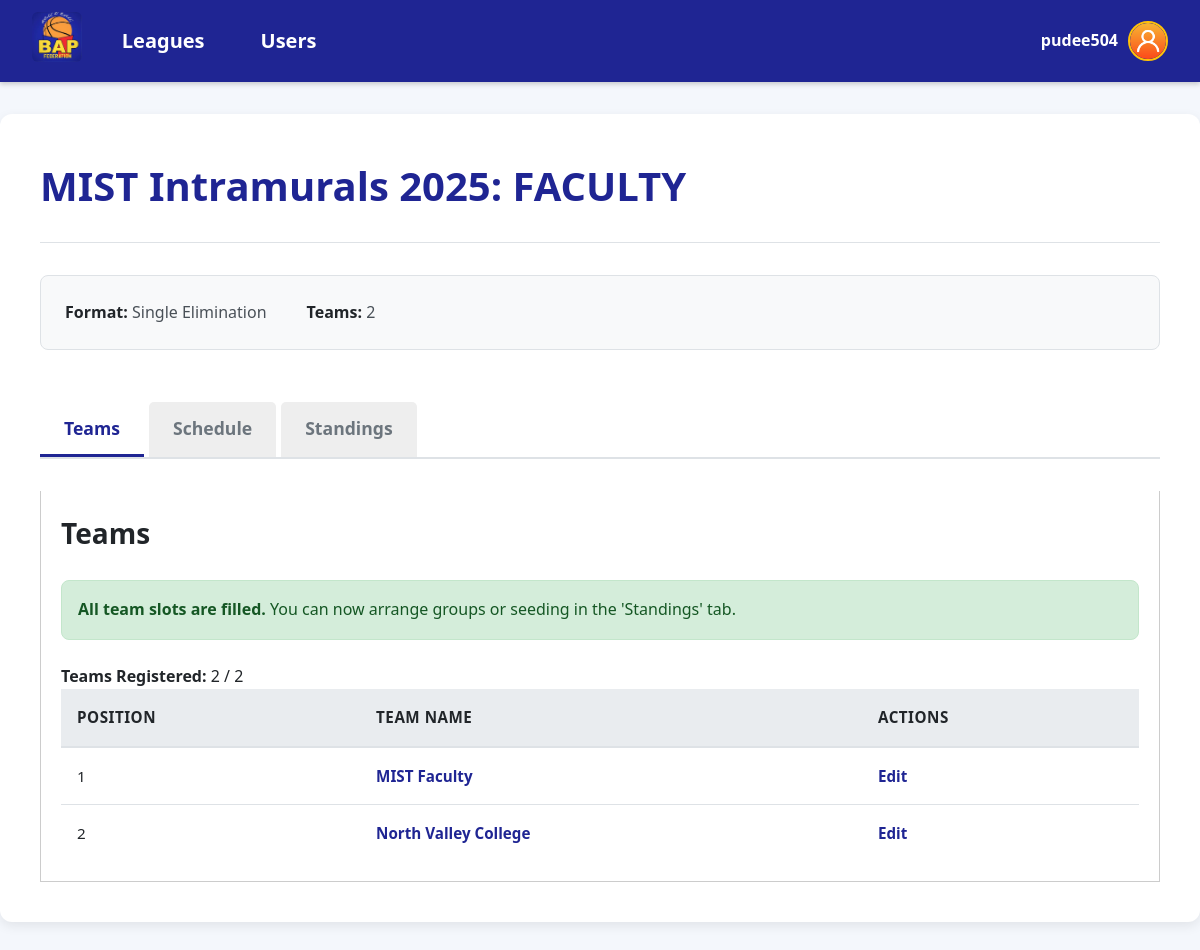
/category_details.php?category_id=325 (signed in), run on the app's committed database.
### tables this page shows
CREATE TABLE IF NOT EXISTS `league` (
  `id` int NOT NULL AUTO_INCREMENT,
  `league_name` varchar(150) NOT NULL,
  `start_date` timestamp NOT NULL DEFAULT CURRENT_TIMESTAMP,
  `end_date` timestamp NOT NULL DEFAULT CURRENT_TIMESTAMP,
  `location` varchar(150) NOT NULL,
  `status` enum('Upcoming','Active','Completed') DEFAULT NULL,
  PRIMARY KEY (`id`)
);

CREATE TABLE IF NOT EXISTS `category_format` (
  `category_id` int NOT NULL,
  `format_id` int NOT NULL,
  `num_teams` int NOT NULL,
  `num_groups` int DEFAULT NULL,
  `advance_per_group` int DEFAULT NULL,
  `is_locked` tinyint(1) DEFAULT '0',
  PRIMARY KEY (`category_id`,`format_id`),
  KEY `format_id` (`format_id`)
);

CREATE TABLE IF NOT EXISTS `category` (
  `id` int NOT NULL AUTO_INCREMENT,
  `league_id` int NOT NULL,
  `category_name` varchar(50) NOT NULL,
  `schedule_generated` tinyint(1) NOT NULL DEFAULT '0',
  `seeding_started` tinyint(1) DEFAULT '0',
  `playoff_seeding_locked` tinyint(1) NOT NULL DEFAULT '0',
  `groups_locked` tinyint(1) NOT NULL DEFAULT '0',
  `playoff_category_id` int DEFAULT NULL,
  PRIMARY KEY (`id`),
  KEY `league_id` (`league_id`)
);

CREATE TABLE IF NOT EXISTS `format` (
  `id` int NOT NULL AUTO_INCREMENT,
  `format_name` varchar(50) NOT NULL,
  PRIMARY KEY (`id`)
);

CREATE TABLE IF NOT EXISTS `team` (
  `id` int NOT NULL AUTO_INCREMENT,
  `team_name` varchar(50) NOT NULL,
  `category_id` int NOT NULL,
  `cluster_id` int DEFAULT NULL,
  `seed` int DEFAULT NULL,
  `playoff_seed` int DEFAULT NULL,
  `bracket_position` int DEFAULT NULL,
  PRIMARY KEY (`id`),
  KEY `category_id` (`category_id`),
  KEY `cluster_id` (`cluster_id`)
);

### includes/category_info.php (called while the page is built, shortened)
<?php
require_once __DIR__ . '/../db.php';
$category_id = filter_var($_GET['category_id'] ?? null, FILTER_VALIDATE_INT);
$stmt = $pdo->prepare("
    SELECT
        c.league_id, -- <<< THIS IS THE FIX
        c.category_name,
        c.playoff_seeding_locked,
        f.format_name, -- Fetched for category_details.php
        f.format_name AS tournament_format, -- Aliased for the bracket visualizers
        cf.format_id,
        cf.num_teams,
        cf.num_groups,
        cf.advance_per_group,
        c.schedule_generated
    FROM category c
    JOIN category_format cf ON c.id = cf.category_id
    JOIN format f ON cf.format_id = f.id
    WHERE c.id = ?
");
$stmt->execute([$category_id]);
$category = $stmt->fetch(PDO::FETCH_ASSOC);
$is_bracket_format = in_array(strtolower($category['tournament_format']), ['single elimination', 'double elimination']);
if ($is_bracket_format) {
    $teamStmt = $pdo->prepare("
        SELECT t.* FROM team t
        JOIN bracket_positions bp ON t.id = bp.team_id
        WHERE t.category_id = ?
        ORDER BY bp.position ASC
    ");
} else {
    $teamStmt = $pdo->prepare("
        SELECT * FROM team
        WHERE category_id = ?
        ORDER BY id ASC
    ");
}
$teamStmt->execute([$category_id]);
$teams = $teamStmt->fetchAll(PDO::FETCH_ASSOC);
$team_count = count($teams);
$all_slots_filled = ($team_count >= $category['num_teams']);
?>

### category_details.php (the view, shortened to what this page needs)
<?php
require_once 'includes/category_info.php';
$leagueNameStmt = $pdo->prepare("SELECT league_name FROM league WHERE id = ?");
$leagueNameStmt->execute([$category['league_id']]);
$league_name = $leagueNameStmt->fetchColumn();
$active_tab = $_GET['tab'] ?? 'teams';
?>
<!DOCTYPE html>
<html lang="en">
<head>
    <?php include 'includes/head_styles.php'; ?>
    <link rel="stylesheet" href="style.css">
</head>
<body>
<?php include 'includes/header.php'; ?>
<div class="dashboard-container">
    <div class="page-header">
        <h1>
            <a href="league_details.php?id=<?= $category['league_id'] ?>"><?= htmlspecialchars($league_name) ?></a>:
            <?= htmlspecialchars($category['category_name']) ?>
        </h1>
    </div>
    <div class="league-info">
        <p><strong>Format:</strong> <?= htmlspecialchars($category['format_name']) ?></p>
        <p><strong>Teams:</strong> <?= htmlspecialchars($category['num_teams']) ?></p>
    </div>
    <div class="tab-navigation">
        <?php include 'includes/category_tabs.php'; ?>
    </div>
    <div class="tab-container">
        <?php include 'includes/category_tabs_teams.php'; ?>
    </div>
</div>
</body>
</html>

### includes/category_tabs_teams.php (shortened to what this page needs)
<div class="tab-content <?= $active_tab === 'teams' ? 'active' : '' ?>" id="teams">
    <div class="section-header">
        <h2>Teams</h2>
    </div>
    <?php if (!$all_slots_filled): ?>
        <form action="add_team.php" method="POST" class="add-team-form">
            <input type="hidden" name="category_id" value="<?= $category_id ?>">
            <input type="text" name="team_name" placeholder="Enter New Team Name" required>
            <button type="submit" class="btn btn-primary">Add Team</button>
        </form>
    <?php else: ?>
        <p class="success-message">
            <strong>All team slots are filled.</strong> You can now arrange groups or seeding in the 'Standings' tab.
        </p>
    <?php endif; ?>
    <p><strong>Teams Registered:</strong> <?= $team_count ?> / <?= $category['num_teams'] ?></p>
    <div class="table-wrapper">
        <table class="category-table">
            <thead>
                <tr>
                    <th>Position</th>
                    <th>Team Name</th>
                    <th>Actions</th>
                </tr>
            </thead>
            <tbody>
                <?php if (empty($teams)): ?>
                    <tr class="no-results">
                        <td colspan="4">No teams have been added yet.</td>
                    </tr>
                <?php else: ?>
                    <?php foreach ($teams as $index => $team): ?>
                        <tr>
                            <td><?= $index + 1 ?></td>
                            <td><a href="team_details.php?team_id=<?= $team['id'] ?>"><?= htmlspecialchars($team['team_name']) ?></a></td>
                            <td class="actions">
                                <a href="edit_team.php?team_id=<?= $team['id'] ?>">Edit</a>
                            </td>
                        </tr>
                    <?php endforeach; ?>
                <?php endif; ?>
            </tbody>
        </table>
    </div>
</div>

### style.css (style rules this page uses)
:root { --bap-blue: #1f2593; --bap-orange: #fc9e3e; --bap-yellow: #FFC107; --bap-red: #D81B60; --text-dark: #212529; --text-light: #f8f9fa; --bg-light: #ffffff; --bg-main: #f4f7fc; --border-color: #dee2e6; --shadow: 0 4px 12px rgba(0, 0, 0, 0.08); }
* { margin: 0; padding: 0; box-sizing: border-box; }
body { font-family: 'Segoe UI', Tahoma, Geneva, Verdana, sans-serif; background-color: var(--bg-main); color: var(--text-dark); line-height: 1.6; }
.dashboard-container, .form-container { max-width: 1200px; margin: 2rem auto; background: var(--bg-light); padding: 2.5rem; border-radius: 12px; box-shadow: var(--shadow); }
.page-header { display: flex; justify-content: space-between; align-items: center; margin-bottom: 2rem; flex-wrap: wrap; gap: 1rem; border-bottom: 1px solid var(--border-color); padding-bottom: 1.5rem; }
.dashboard-container h1, .form-container h1, .page-header h1 { font-size: 2.5rem; color: var(--bap-blue); font-weight: 700; margin: 0; }
.page-header h1 a { color: var(--bap-blue); text-decoration: none; transition: color 0.3s ease; }
.league-info { display: flex; flex-wrap: wrap; gap: 1rem 2.5rem; margin-bottom: 2rem; font-size: 1rem; color: #495057; background-color: #f8f9fa; padding: 1.5rem; border-radius: 8px; border: 1px solid var(--border-color); }
.league-info p { margin: 0; }
.league-info strong { color: var(--text-dark); }
.section-header { display: flex; justify-content: space-between; align-items: center; margin-top: 2.5rem; margin-bottom: 1.5rem; }
.section-header:first-child { margin-top: 0; }
.section-header h2 { font-size: 1.75rem; color: var(--text-dark); }
.table-wrapper { overflow-x: auto; }
.leagues-table, .category-table { width: 100%; border-collapse: collapse; font-size: 0.95rem; }
.leagues-table thead, .category-table thead { background-color: #e9ecef; }
.leagues-table th, .category-table th { padding: 1rem; text-align: left; font-weight: 600; color: var(--text-dark); text-transform: uppercase; letter-spacing: 0.5px; border-bottom: 2px solid var(--border-color); }
.leagues-table td, .category-table td { padding: 1rem; border-bottom: 1px solid var(--border-color); vertical-align: middle; }
.leagues-table tbody tr:last-child td, .category-table tbody tr:last-child td { border-bottom: none; }
.leagues-table a, .category-table a { color: var(--bap-blue); text-decoration: none; font-weight: 600; transition: color 0.2s; }
.actions a { margin-right: 0.75rem; }
.actions a:last-child { margin-right: 0; }
.tab-navigation { display: flex; border-bottom: 2px solid var(--border-color); margin-bottom: 2rem; }
.tab-content { display: none; }
.tab-content.active { display: block; }
.success-message { background-color: #d4edda; color: #155724; padding: 1rem; margin-bottom: 1.5rem; border: 1px solid #c3e6cb; border-radius: 8px; }

### includes/head_styles.php (style rules this page uses)
.tab-content { display: none; padding: 20px; background: #fff; border: 1px solid #ccc; border-top: none; }
.tab-content.active { display: block; }

### data on the page
league: league_name "MIST Intramurals 2025"
category_format: category.category_name "FACULTY", format.format_name "Single Elimination", num_teams "2"
team: team_name "MIST Faculty"
team: team_name "North Valley College"

### other printed values
$_SESSION['username'] "pudee504"
$team_count "2"
